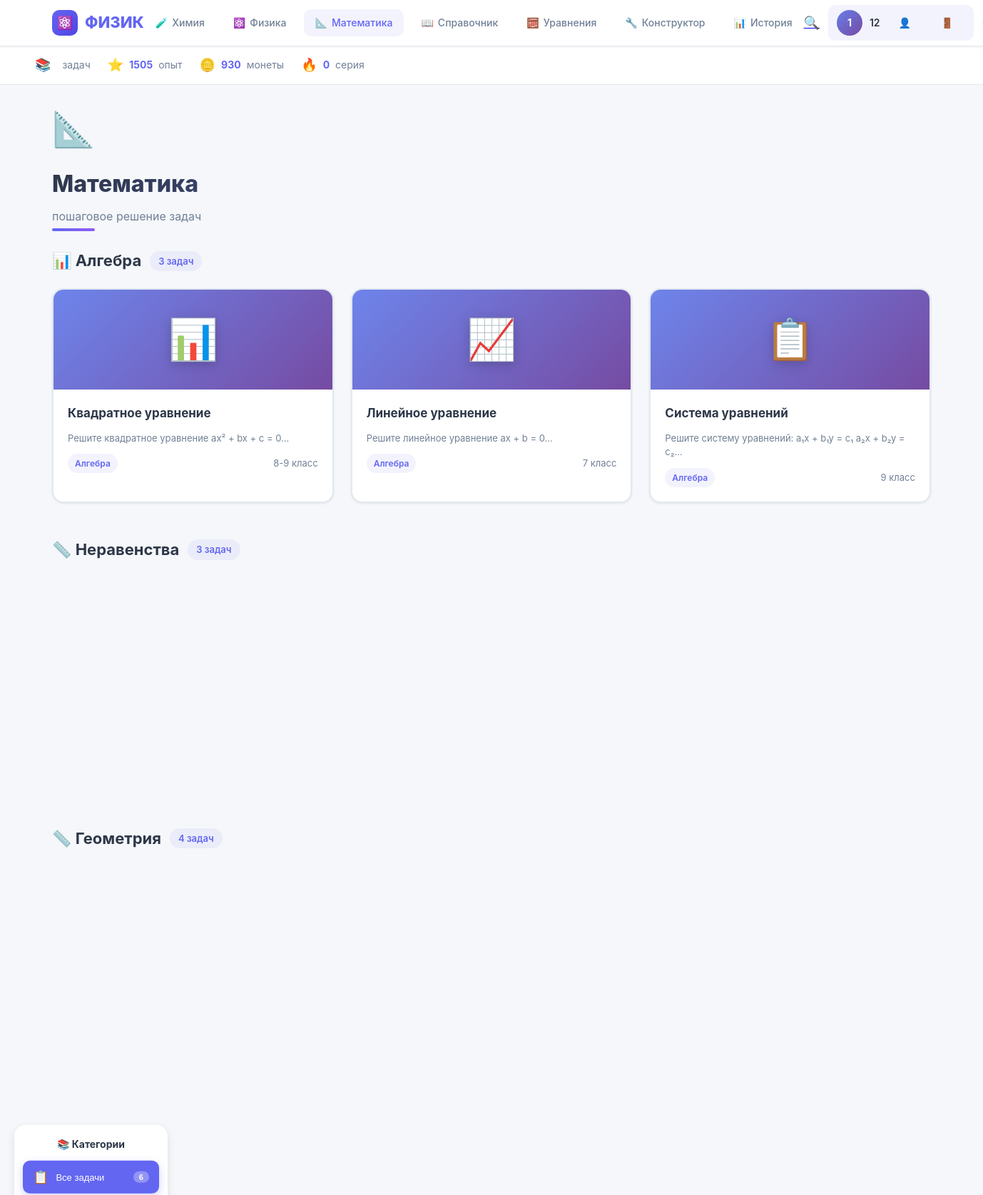
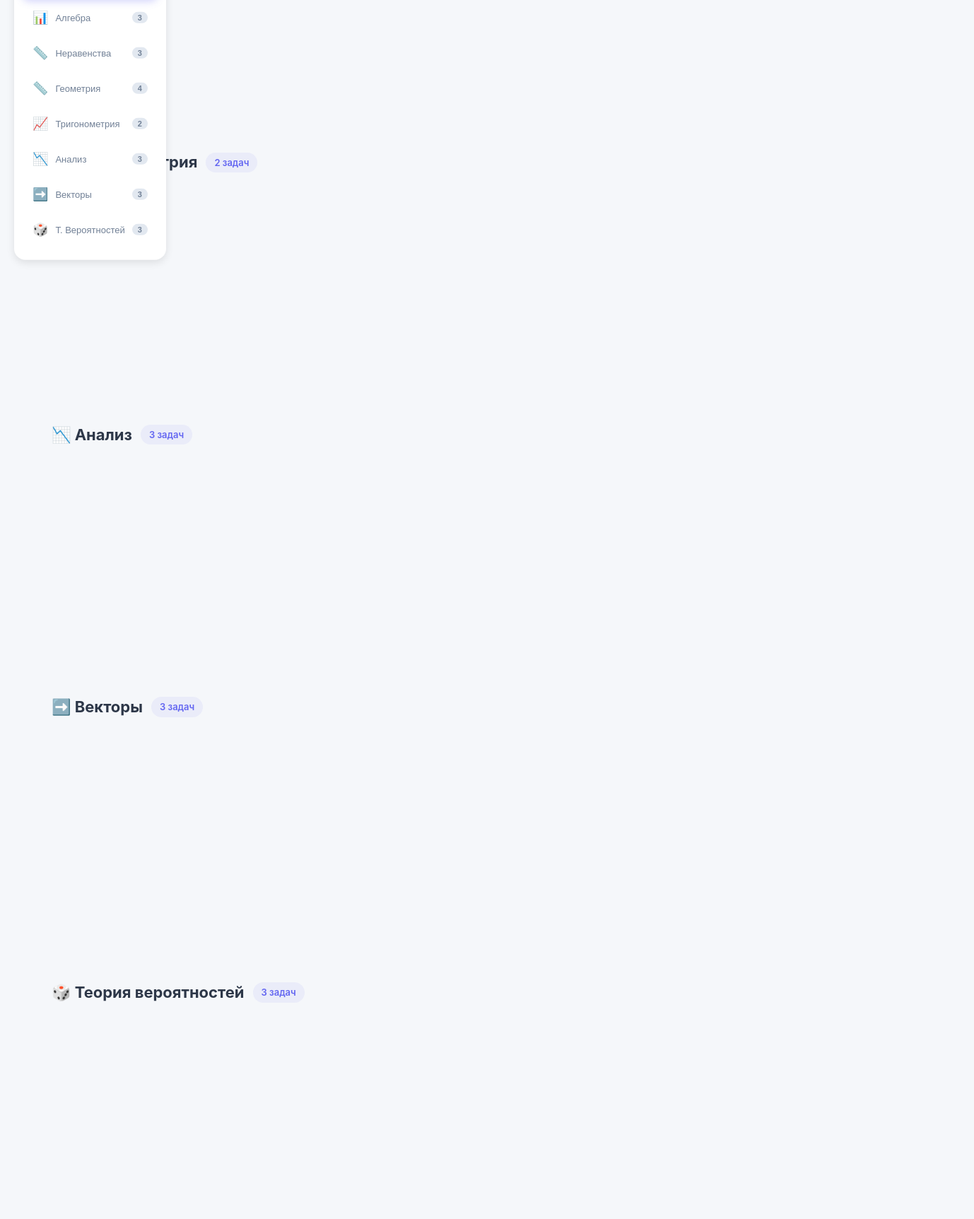
The page /math (signed in, upper part) on the database its author committed (2 pictures, top to bottom).
### tables this page shows
CREATE TABLE users (
            id INTEGER PRIMARY KEY AUTOINCREMENT,
            username TEXT NOT NULL UNIQUE,
            email TEXT NOT NULL UNIQUE,
            password_hash TEXT NOT NULL,
            avatar TEXT DEFAULT 'default',
            created_at TEXT NOT NULL,
            xp INTEGER DEFAULT 0,
            coins INTEGER DEFAULT 0,
            streak INTEGER DEFAULT 0
        );

### app.py (the view)
@app.route('/math')
def math():
    user = get_current_user()
    if not user:
        flash('Войдите в аккаунт для сохранения результатов', 'warning')
        return redirect(url_for('login'))
    algebra_tasks = [t for t in MATH_TASKS.values() if t['category'] == 'Алгебра']
    geometry_tasks = [t for t in MATH_TASKS.values() if t['category'] == 'Геометрия']
    trigonometry_tasks = [t for t in MATH_TASKS.values() if t['category'] == 'Тригонометрия']
    analysis_tasks = [t for t in MATH_TASKS.values() if t['category'] == 'Анализ']
    vectors_tasks = [t for t in MATH_TASKS.values() if t['category'] == 'Векторы']
    probability_tasks = [t for t in MATH_TASKS.values() if t['category'] == 'Теория вероятностей']
    inequality_tasks = [t for t in MATH_TASKS.values() if t['category'] == 'Неравенства']
    return render_template('math.html',
                           user=user,
                           algebra_tasks=algebra_tasks,
                           geometry_tasks=geometry_tasks,
                           trigonometry_tasks=trigonometry_tasks,
                           analysis_tasks=analysis_tasks,
                           vectors_tasks=vectors_tasks,
                           probability_tasks=probability_tasks,
                           inequality_tasks=inequality_tasks)

### app.py (called while the page is built)
def get_current_user():
    if 'user_id' in session:
        return get_user_by_id(session['user_id'])
    return None

### models.py (called while the page is built)
def _get_connection():
    conn = sqlite3.connect(DB_PATH)
    conn.execute("PRAGMA foreign_keys = ON")
    return conn

def get_user_by_id(user_id):
    with _get_connection() as conn:
        conn.row_factory = sqlite3.Row
        user = conn.execute("SELECT * FROM users WHERE id = ?", (user_id,)).fetchone()
        if not user:
            return None
        return {
            'id': user['id'],
            'username': user['username'],
            'email': user['email'],
            'avatar': user['avatar'],
            'xp': user['xp'],
            'coins': user['coins'],
            'streak': user['streak'],
            'created_at': user['created_at']
        }

### templates/math.html (shortened to what this page needs)
{% extends 'base.html' %}
{% block content %}
<div class="page-header">
    <div class="task-icon">📐</div>
    <h1>Математика</h1>
    <p class="subtitle">пошаговое решение задач</p>
</div>
<div class="category-sidebar">
    <h3 class="sidebar-title">📚 Категории</h3>
    <button class="category-item active" data-category="all" onclick="filterTasks('all')">
        <span class="category-icon">📋</span>
        <span class="category-name">Все задачи</span>
        <span class="category-badge">6</span>
    </button>
    <button class="category-item" data-category="Алгебра" onclick="filterTasks('Алгебра')">
        <span class="category-icon">📊</span>
        <span class="category-name">Алгебра</span>
        <span class="category-badge">{{ algebra_tasks|length }}</span>
    </button>
    <button class="category-item" data-category="Неравенства" onclick="filterTasks('Неравенства')">
        <span class="category-icon">📏</span>
        <span class="category-name">Неравенства</span>
        <span class="category-badge">{{ inequality_tasks|length }}</span>
    </button>
    <button class="category-item" data-category="Геометрия" onclick="filterTasks('Геометрия')">
        <span class="category-icon">📏</span>
        <span class="category-name">Геометрия</span>
        <span class="category-badge">{{ geometry_tasks|length }}</span>
    </button>
    <button class="category-item" data-category="Тригонометрия" onclick="filterTasks('Тригонометрия')">
        <span class="category-icon">📈</span>
        <span class="category-name">Тригонометрия</span>
        <span class="category-badge">{{ trigonometry_tasks|length }}</span>
    </button>
    <button class="category-item" data-category="Анализ" onclick="filterTasks('Анализ')">
        <span class="category-icon">📉</span>
        <span class="category-name">Анализ</span>
        <span class="category-badge">{{ analysis_tasks|length }}</span>
    </button>
    <button class="category-item" data-category="Векторы" onclick="filterTasks('Векторы')">
        <span class="category-icon">➡️</span>
        <span class="category-name">Векторы</span>
        <span class="category-badge">{{ vectors_tasks|length }}</span>
    </button>
    <button class="category-item" data-category="Теория вероятностей" onclick="filterTasks('Теория вероятностей')">
        <span class="category-icon">🎲</span>
        <span class="category-name">Т. Вероятностей</span>
        <span class="category-badge">{{ probability_tasks|length }}</span>
    </button>
</div>
<section class="category-section" data-category="Алгебра">
    <div class="category-header">
        <h2>📊 Алгебра</h2>
        <span class="category-count">{{ algebra_tasks|length }} задач</span>
    </div>
    <div class="cards-grid">
        {% for task in algebra_tasks %}
        <a href="{{ url_for('math_task', task_id=task.id) }}" class="lesson-card">
            <div class="card-cover" style="background: linear-gradient(135deg, #667eea 0%, #764ba2 100%);">
                <span class="card-emoji">{{ task.icon }}</span>
            </div>
            <div class="card-body">
                <h3>{{ task.name }}</h3>
                <p style="font-size: 13px; color: var(--text-secondary); margin-bottom: 12px; line-height: 1.5;">{{ task.condition[:80] }}...</p>
                <div class="card-meta">
                    <span class="card-tag">Алгебра</span>
                    <span class="card-unknowns">{{ task.difficulty }} класс</span>
                </div>
            </div>
        </a>
        {% endfor %}
    </div>
</section>
<section class="category-section" data-category="Неравенства">
    <div class="category-header">
        <h2>📏 Неравенства</h2>
        <span class="category-count">{{ inequality_tasks|length }} задач</span>
    </div>
    <div class="cards-grid">
    </div>
</section>
<section class="category-section" data-category="Геометрия">
    <div class="category-header">
        <h2>📏 Геометрия</h2>
        <span class="category-count">{{ geometry_tasks|length }} задач</span>
    </div>
    <div class="cards-grid">
    </div>
</section>
<section class="category-section" data-category="Тригонометрия">
    <div class="category-header">
        <h2>📈 Тригонометрия</h2>
        <span class="category-count">{{ trigonometry_tasks|length }} задач</span>
    </div>
    <div class="cards-grid">
    </div>
</section>
<section class="category-section" data-category="Анализ">
    <div class="category-header">
        <h2>📉 Анализ</h2>
        <span class="category-count">{{ analysis_tasks|length }} задач</span>
    </div>
    <div class="cards-grid">
    </div>
</section>
<section class="category-section" data-category="Векторы">
    <div class="category-header">
        <h2>➡️ Векторы</h2>
        <span class="category-count">{{ vectors_tasks|length }} задач</span>
    </div>
    <div class="cards-grid">
    </div>
</section>
<section class="category-section" data-category="Теория вероятностей">
    <div class="category-header">
        <h2>🎲 Теория вероятностей</h2>
        <span class="category-count">{{ probability_tasks|length }} задач</span>
    </div>
    <div class="cards-grid">
    </div>
</section>
{% endblock %}

### templates/base.html (shortened to what this page needs)
<!doctype html>
<html lang="ru">
<head>
    <link rel="stylesheet" href="{{ url_for('static', filename='style.css') }}?v=13">
</head>
<body>
<header class="topbar">
    <div class="topbar-inner">
        <a href="{{ url_for('index') }}" class="logo">
            <span class="logo-icon">⚛️</span>
            <span class="logo-text">ФИЗИК</span>
        </a>
        <nav class="topnav">
            <a href="{{ url_for('chemistry') }}" class="topnav-item {% if request.endpoint == 'chemistry' %}active{% endif %}">
                <span class="topnav-icon">🧪</span>
                <span>Химия</span>
            </a>
            <a href="{{ url_for('index') }}" class="topnav-item {% if request.endpoint == 'index' %}active{% endif %}">
                <span class="topnav-icon">⚛️</span>
                <span>Физика</span>
            </a>
            <a href="{{ url_for('math') }}" class="topnav-item {% if request.endpoint == 'math' %}active{% endif %}">
                <span class="topnav-icon">📐</span>
                <span>Математика</span>
            </a>
            <a href="{{ url_for('reference') }}" class="topnav-item {% if request.endpoint == 'reference' %}active{% endif %}">
                <span class="topnav-icon">📖</span>
                <span>Справочник</span>
            </a>
            <a href="{{ url_for('equation') }}" class="topnav-item {% if request.endpoint == 'equation' %}active{% endif %}">
                <span class="topnav-icon">🧮</span>
                <span>Уравнения</span>
            </a>
            <a href="{{ url_for('builder') }}" class="topnav-item {% if request.endpoint == 'builder' %}active{% endif %}">
                <span class="topnav-icon">🔧</span>
                <span>Конструктор</span>
            </a>
            <a href="{{ url_for('history') }}" class="topnav-item {% if request.endpoint == 'history' %}active{% endif %}">
                <span class="topnav-icon">📊</span>
                <span>История</span>
            </a>
        </nav>
        <div class="topbar-right">
            <a href="{{ url_for('search') }}" class="search-toggle" title="Поиск">
                <span style="font-size: 18px;">🔍</span>
            </a>
            {% if user %}
            <div class="user-badge">
                <div class="user-avatar">{{ user.username[0]|upper }}</div>
                <span class="user-name">{{ user.username }}</span>
                <a href="{{ url_for('profile') }}" class="topnav-item" title="Профиль">👤</a>
                <a href="{{ url_for('logout') }}" class="topnav-item" title="Выйти">🚪</a>
            </div>
            {% else %}
            <a href="{{ url_for('login') }}" class="btn" style="padding: 8px 16px; font-size: 13px;">Войти</a>
            {% endif %}
        </div>
    </div>
</header>
<div class="stats-bar">
    <div class="stats-inner">
        <div class="stat-item">
            <span class="stat-icon">📚</span>
            <span class="stat-label">задач</span>
        </div>
        {% if user %}
        <div class="stat-item">
            <span class="stat-icon">⭐</span>
            <span class="stat-value">{{ user.xp or 0 }}</span>
            <span class="stat-label">опыт</span>
        </div>
        <div class="stat-item">
            <span class="stat-icon">🪙</span>
            <span class="stat-value">{{ user.coins or 0 }}</span>
            <span class="stat-label">монеты</span>
        </div>
        <div class="stat-item">
            <span class="stat-icon">🔥</span>
            <span class="stat-value">{{ user.streak or 0 }}</span>
            <span class="stat-label">серия</span>
        </div>
        {% else %}
        <div class="stat-item">
            <span class="stat-icon">🏆</span>
            <span class="stat-value">{{ records|length if records else 0 }}</span>
            <span class="stat-label">решено</span>
        </div>
        {% endif %}
    </div>
</div>
<main>
    {% block content %}{% endblock %}
</main>
</body>
</html>

### rows shown on the page
users: username "1", username "12", xp "1505", coins "930", streak "0"

### other values the page prints
{{ algebra_tasks|length }} "3"
{{ inequality_tasks|length }} "3"
{{ geometry_tasks|length }} "4"
{{ trigonometry_tasks|length }} "2"
{{ analysis_tasks|length }} "3"
{{ vectors_tasks|length }} "3"
{{ probability_tasks|length }} "3"
{{ task.icon }} "📊" "📈" "📋"
{{ task.name }} "Квадратное уравнение" "Линейное уравнение" "Система уравнений"
{{ task.condition[:80] }} "Решите квадратное уравнение ax² + bx + c = 0" "Решите линейное уравнение ax + b = 0" "Решите систему уравнений: a₁x + b₁y = c₁ a₂x + b₂y = c₂"
{{ task.difficulty }} "8-9" "7" "9"
